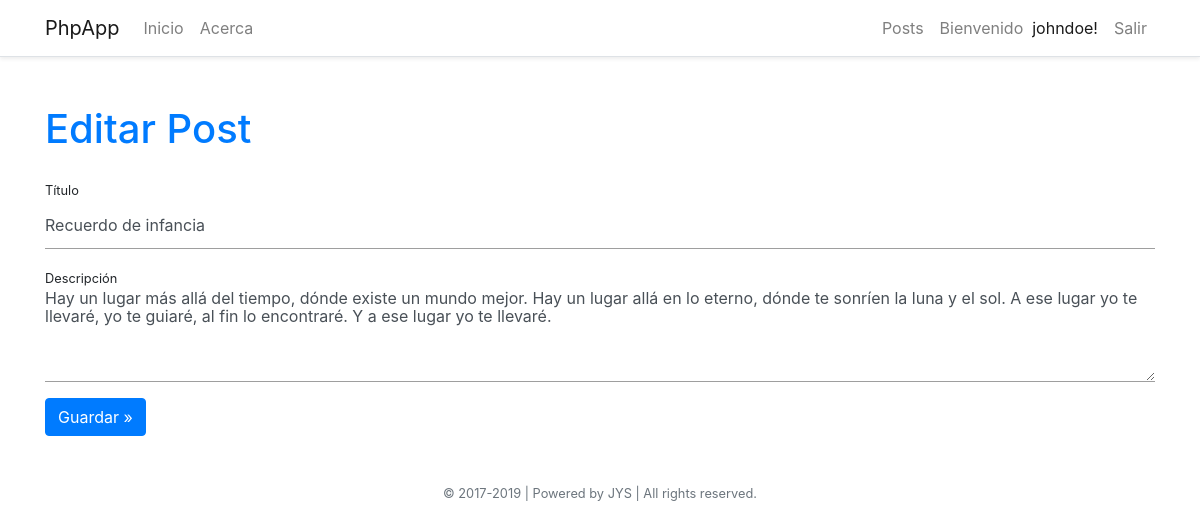
The app's page /public/update.php?id=2 (signed in) with its own data.
### tables this page shows
CREATE TABLE post (
	id INT UNSIGNED NOT NULL AUTO_INCREMENT PRIMARY KEY,
	author_id INT UNSIGNED NOT NULL,
	created_on INT(11) NOT NULL,
	last_modified_on DATETIME NOT NULL,
	title VARCHAR(255) NOT NULL,
	body TEXT NOT NULL,
	FOREIGN KEY (author_id) REFERENCES user (user_id)
);

### views/post/update.phtml (the view, shortened to what this page needs)
<section>
	<h1 class="text-primary mb-4">Editar Post</h1>
	<form action="update.php" method="POST">
	    <div class="form-group">
	        <label for="titulo">Título</label>
	        <input type="text" name="titulo" class="form-control <?= empty($titulo_err) ? '' : 'is-invalid' ?>" id="" maxlength="100" value="<?= htmlspecialchars( $titulo ) ?>" />
	    </div>
	    <div class="form-group">
	        <label for="descripcion">Descripción</label>
	        <textarea name="descripcion" class="form-control <?= empty($descripcion_err) ? '' : 'is-invalid' ?>" id="" rows="5"><?= htmlspecialchars( $descripcion ) ?></textarea>
	    </div>
	    <button type="submit" class="btn btn-primary">Guardar &raquo;</button>
	</form>
</section>

### public/css/material.css (style rules this page uses)
label { font-size: .8rem;margin-bottom: 0; }
.form-control { border:none; border-bottom: 1px solid #9e9e9e; border-radius: 0; padding: 0; outline: none; height: 3rem; line-height: 1.15; }

### records on screen
post: titulo "Recuerdo de infancia", descripcion "Hay un lugar más allá del tiempo, dónde existe un mundo mejor. Hay un lugar allá en lo eterno, dónde te sonríen la luna y el sol. A ese lugar yo te llevaré, yo te guiaré, al fin lo encontraré. Y a ese lugar yo te llevaré."

### other values on screen
$_SESSION['user_name'] "johndoe"
